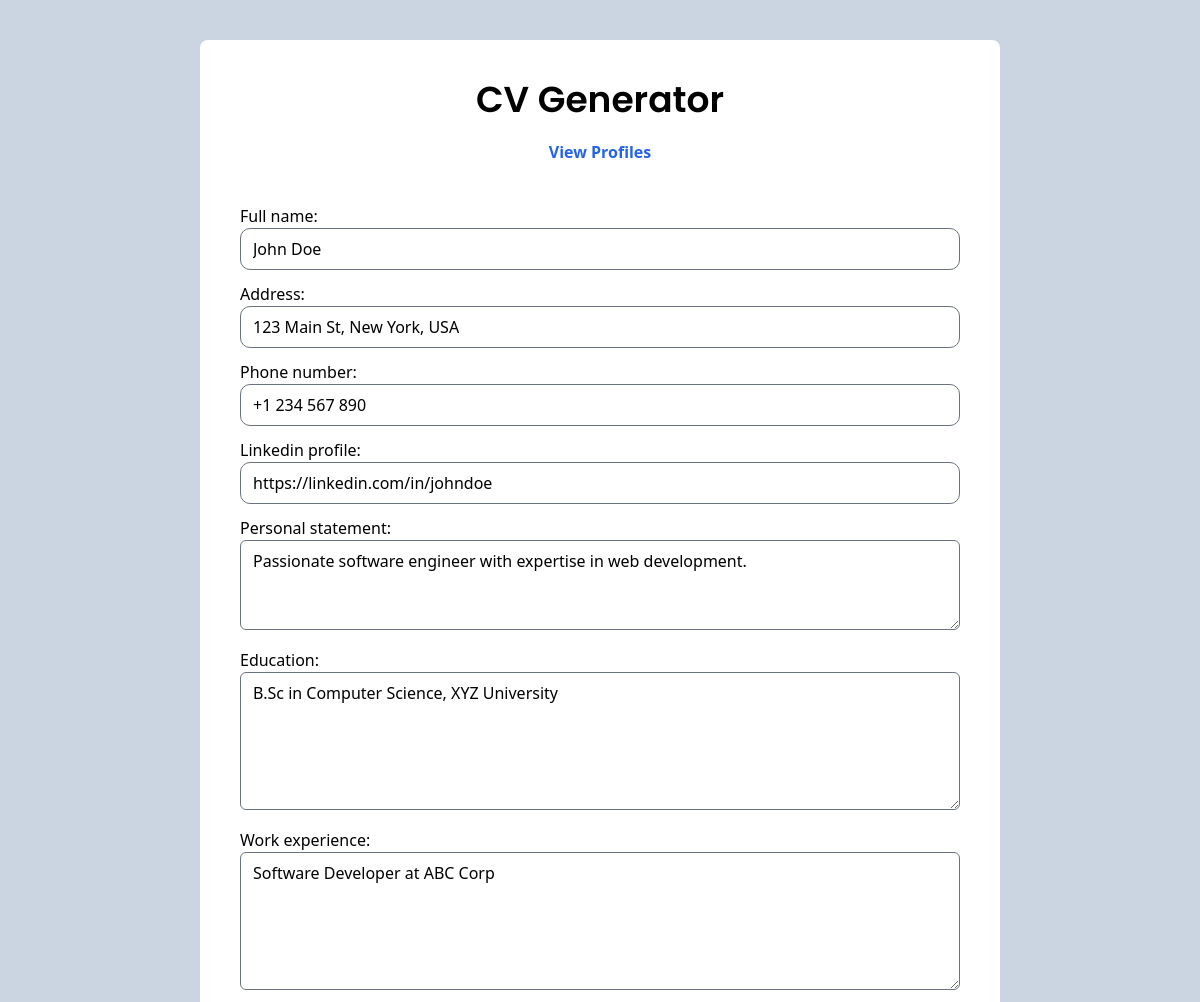
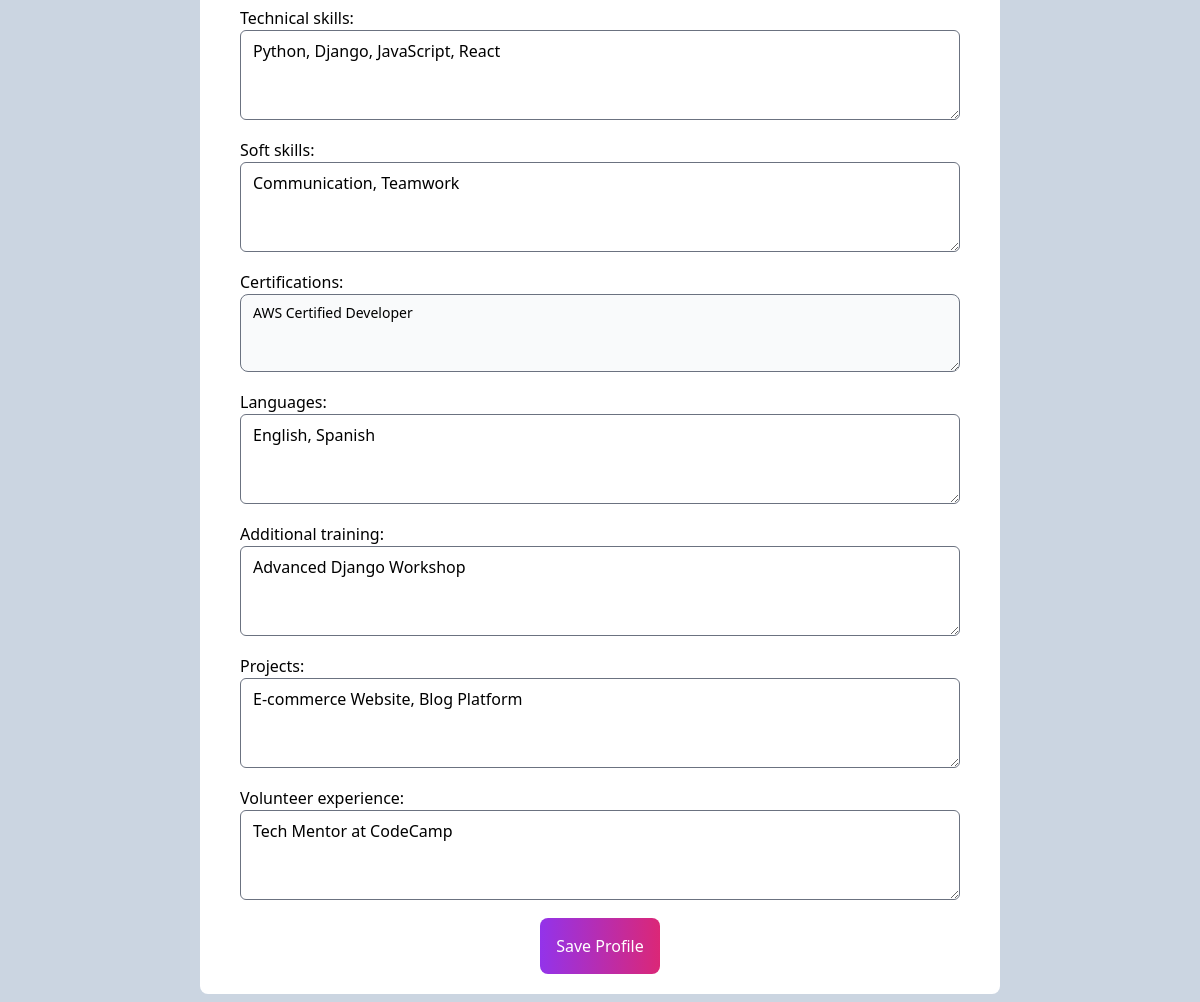
The page /edit/15/ on the database its author committed (2 pictures, top to bottom).
### main/models.py (models this page shows, shortened)
class Profile(models.Model):
    full_name = models.CharField(max_length=200,blank=False)
    address = models.CharField(max_length=255, blank=False)
    phone_number = models.CharField(max_length=20, blank=False)
    linkedin_profile = models.URLField(max_length=200, blank=False)
    personal_statement = models.CharField(max_length=300,blank=False)
    education = models.TextField(blank=False)
    education_point = models.JSONField(default = list)
    work_experience = models.TextField(blank=False)
    work_experience_point = models.JSONField(default=list)
    technical_skills = models.TextField(blank=False)
    technical_skills_point = models.JSONField(default=list)
    soft_skills = models.TextField(blank=True)
    soft_skills_point = models.JSONField(default=list)
    certifications = models.TextField(max_length=200,blank=True)
    certifications_point = models.JSONField(default=list)
    languages = models.TextField(blank=True)
    languages_point = models.JSONField(default=list)
    additional_training = models.TextField(blank=True)
    additional_training_point = models.JSONField(default=list)
    projects = models.TextField(blank=True)
    projects_point = models.JSONField(default=list)
    volunteer_experience = models.TextField(blank=True)
    volunteer_experience_point = models.JSONField(default=list)

### main/views.py (the view)
# urls.py: path("edit/<int:pk>/",views.edit,name="edit"),
def edit(request,pk):
    profile = Profile.objects.get(id=pk)
    if request.method == "POST":
        form = ProfileForm(request.POST,instance = profile)
        if form.is_valid():
            profile = form.save(commit=False)
            profile.education_point = [i.strip() for i in profile.education.split(",")]
            profile.work_experience_point = [i.strip() for i in profile.work_experience.split(",")]
            profile.technical_skills_point = [i.strip() for i in profile.technical_skills.split(",")]
            profile.soft_skills_point = [i.strip() for i in profile.soft_skills.split(",")]
            profile.certifications_point = [i.strip() for i in profile.certifications.split(",")]
            profile.languages_point = [i.strip() for i in profile.languages.split(",")]
            profile.additional_training_point = [i.strip() for i in profile.additional_training.split(",")]
            profile.projects_point = [i.strip() for i in profile.projects.split(",")]
            profile.volunteer_experience_point = [i.strip() for i in profile.volunteer_experience.split(",")]
            profile.save()
            return redirect('profile')
    else:
        form = ProfileForm(instance = profile)
    return render(request,'index.html',{"form":form})

### main/templates/index.html (shortened to what this page needs)
{% load static tailwind_tags %}
<!DOCTYPE html>
<html lang="en">
  <head>
    {% tailwind_css %}
  </head>
  <body class="flex justify-center bg-slate-300 sm:py-10">
    <div
      class="w-[800px] min-h-[100vh] bg-white rounded-lg flex flex-col justify-center items-center pb-5 relative"
    >
      <div class="flex flex-col items-center">
        <h2
          class="font-semibold text-4xl mt-10 mb-5"
          style="font-family: Poppins"
        >
          CV Generator
        </h2>
        <a
          href="{% url 'profile' %}"
          class="text-blue-600 font-semibold hover:underline mb-10"
          >View Profiles</a
        >
      </div>
      <form class="w-full px-10" method="POST" enctype="multipart/form-data">
        <div class="flex flex-col justify-center items-center w-full gap-3">
          {{form.as_p}}
          <button
            type="submit"
            class="p-4 bg-gradient-to-r from-purple-600 to-pink-600 hover:from-purple-500 hover:to-pink-500 transition duration-300 ease-in-out text-white rounded-lg"
          >
            Save Profile
          </button>
        </div>
      </form>
    </div>
  </body>
</html>

### main/templates/index.html (style rules this page uses)
input[type="text"], input[type="url"] { width: 100%; border-radius: 10px; }
p { width: 100%; }

### rows shown on the page
Profile: full_name "John Doe", address "123 Main St, New York, USA", phone_number "+1 234 567 890", linkedin_profile "https://linkedin.com/in/johndoe", personal_statement "Passionate software engineer with expertise in web development.", education "B.Sc in Computer Science, XYZ University", work_experience "Software Developer at ABC Corp", technical_skills "Python, Django, JavaScript, React", soft_skills "Communication, Teamwork", certifications "AWS Certified Developer", languages "English, Spanish", additional_training "Advanced Django Workshop", projects "E-commerce Website, Blog Platform", volunteer_experience "Tech Mentor at CodeCamp"
